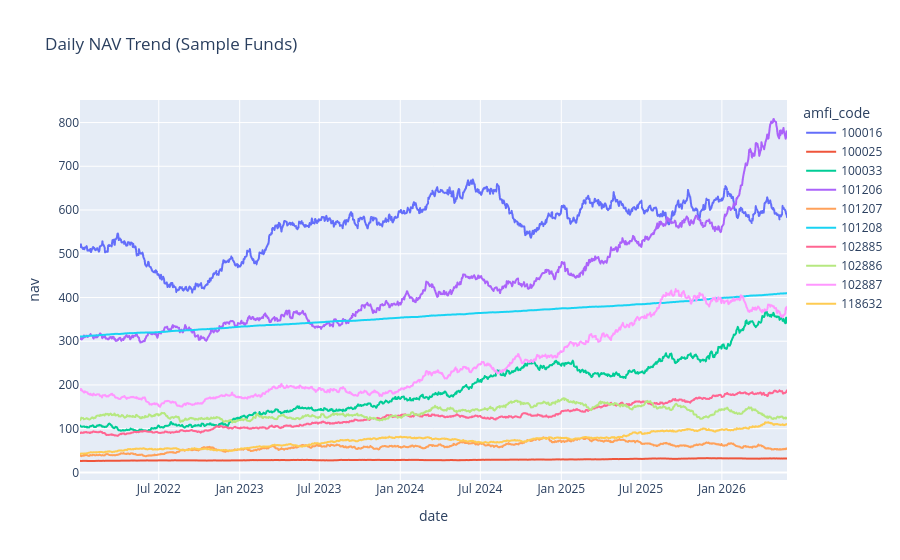

The notebook cell saved with this chart:
### Code cell
nav["date"] = pd.to_datetime(nav["date"])

sample_funds = nav["amfi_code"].unique()[:10]

nav_sample = nav[
    nav["amfi_code"].isin(sample_funds)
]

fig = px.line(
    nav_sample,
    x="date",
    y="nav",
    color="amfi_code",
    title="Daily NAV Trend (Sample Funds)"
)

fig.show()

### Figure 1 — Plotly figure (JSON) as saved in the notebook; plotly's stock layout.template omitted (floating-point values rounded to 4 significant figures; data arrays with more than 128 entries replaced by an {"elided": "..."} marker saying what was removed)
{"data": [{"hovertemplate": "amfi_code=100016<br>date=%{x}<br>nav=%{y}<extra></extra>", "legendgroup": "100016", "line": {"color": "#636efa", "dash": "solid"}, "marker": {"symbol": "circle"}, "mode": "lines", "name": "100016", "showlegend": true, "type": "scattergl", "x": {"elided": "1150 str values"}, "xaxis": "x", "y": {"elided": "1150 float values"}, "yaxis": "y"}, {"hovertemplate": "amfi_code=100025<br>date=%{x}<br>nav=%{y}<extra></extra>", "legendgroup": "100025", "line": {"color": "#EF553B", "dash": "solid"}, "marker": {"symbol": "circle"}, "mode": "lines", "name": "100025", "showlegend": true, "type": "scattergl", "x": {"elided": "1150 str values"}, "xaxis": "x", "y": {"elided": "1150 float values"}, "yaxis": "y"}, {"hovertemplate": "amfi_code=100033<br>date=%{x}<br>nav=%{y}<extra></extra>", "legendgroup": "100033", "line": {"color": "#00cc96", "dash": "solid"}, "marker": {"symbol": "circle"}, "mode": "lines", "name": "100033", "showlegend": true, "type": "scattergl", "x": {"elided": "1150 str values"}, "xaxis": "x", "y": {"elided": "1150 float values"}, "yaxis": "y"}, {"hovertemplate": "amfi_code=101206<br>date=%{x}<br>nav=%{y}<extra></extra>", "legendgroup": "101206", "line": {"color": "#ab63fa", "dash": "solid"}, "marker": {"symbol": "circle"}, "mode": "lines", "name": "101206", "showlegend": true, "type": "scattergl", "x": {"elided": "1150 str values"}, "xaxis": "x", "y": {"elided": "1150 float values"}, "yaxis": "y"}, {"hovertemplate": "amfi_code=101207<br>date=%{x}<br>nav=%{y}<extra></extra>", "legendgroup": "101207", "line": {"color": "#FFA15A", "dash": "solid"}, "marker": {"symbol": "circle"}, "mode": "lines", "name": "101207", "showlegend": true, "type": "scattergl", "x": {"elided": "1150 str values"}, "xaxis": "x", "y": {"elided": "1150 float values"}, "yaxis": "y"}, {"hovertemplate": "amfi_code=101208<br>date=%{x}<br>nav=%{y}<extra></extra>", "legendgroup": "101208", "line": {"color": "#19d3f3", "dash": "solid"}, "marker": {"symbol": "circle"}, "mode": "lines", "name": "101208", "showlegend": true, "type": "scattergl", "x": {"elided": "1150 str values"}, "xaxis": "x", "y": {"elided": "1150 float values"}, "yaxis": "y"}, {"hovertemplate": "amfi_code=102885<br>date=%{x}<br>nav=%{y}<extra></extra>", "legendgroup": "102885", "line": {"color": "#FF6692", "dash": "solid"}, "marker": {"symbol": "circle"}, "mode": "lines", "name": "102885", "showlegend": true, "type": "scattergl", "x": {"elided": "1150 str values"}, "xaxis": "x", "y": {"elided": "1150 float values"}, "yaxis": "y"}, {"hovertemplate": "amfi_code=102886<br>date=%{x}<br>nav=%{y}<extra></extra>", "legendgroup": "102886", "line": {"color": "#B6E880", "dash": "solid"}, "marker": {"symbol": "circle"}, "mode": "lines", "name": "102886", "showlegend": true, "type": "scattergl", "x": {"elided": "1150 str values"}, "xaxis": "x", "y": {"elided": "1150 float values"}, "yaxis": "y"}, {"hovertemplate": "amfi_code=102887<br>date=%{x}<br>nav=%{y}<extra></extra>", "legendgroup": "102887", "line": {"color": "#FF97FF", "dash": "solid"}, "marker": {"symbol": "circle"}, "mode": "lines", "name": "102887", "showlegend": true, "type": "scattergl", "x": {"elided": "1150 str values"}, "xaxis": "x", "y": {"elided": "1150 float values"}, "yaxis": "y"}, {"hovertemplate": "amfi_code=118632<br>date=%{x}<br>nav=%{y}<extra></extra>", "legendgroup": "118632", "line": {"color": "#FECB52", "dash": "solid"}, "marker": {"symbol": "circle"}, "mode": "lines", "name": "118632", "showlegend": true, "type": "scattergl", "x": {"elided": "1150 str values"}, "xaxis": "x", "y": {"elided": "1150 float values"}, "yaxis": "y"}], "layout": {"legend": {"title": {"text": "amfi_code"}, "tracegroupgap": 0}, "title": {"text": "Daily NAV Trend (Sample Funds)"}, "xaxis": {"anchor": "y", "domain": [0, 1], "title": {"text": "date"}}, "yaxis": {"anchor": "x", "domain": [0, 1], "title": {"text": "nav"}}}}
